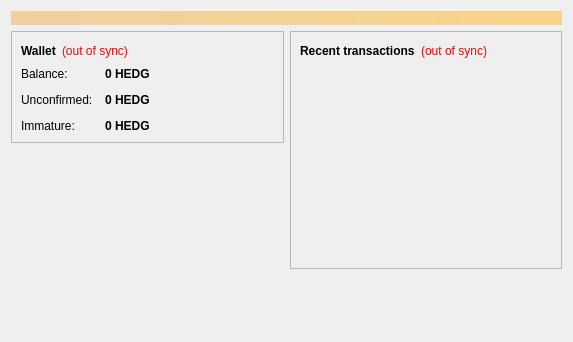
<?xml version="1.0" encoding="UTF-8"?>
<ui version="4.0">
 <class>OverviewPage</class>
 <widget class="QWidget" name="OverviewPage">
  <property name="geometry">
   <rect>
    <x>0</x>
    <y>0</y>
    <width>573</width>
    <height>342</height>
   </rect>
  </property>
  <property name="windowTitle">
   <string>Form</string>
  </property>
  <layout class="QVBoxLayout" name="topLayout">
   <item>
    <widget class="QLabel" name="labelAlerts">
     <property name="visible">
      <bool>false</bool>
     </property>
     <property name="styleSheet">
      <string notr="true">background-color: qlineargradient(x1: 0, y1: 0, x2: 1, y2: 0, stop:0 #F0D0A0, stop:1 #F8D488); color:#000000;</string>
     </property>
     <property name="wordWrap">
      <bool>true</bool>
     </property>
     <property name="margin">
      <number>3</number>
     </property>
    </widget>
   </item>
   <item>
    <layout class="QHBoxLayout" name="horizontalLayout" stretch="1,1">
     <item>
      <layout class="QVBoxLayout" name="verticalLayout_2">
       <item>
        <widget class="QFrame" name="frame">
         <property name="frameShape">
          <enum>QFrame::StyledPanel</enum>
         </property>
         <property name="frameShadow">
          <enum>QFrame::Raised</enum>
         </property>
         <layout class="QVBoxLayout" name="verticalLayout_4">
          <item>
           <layout class="QHBoxLayout" name="horizontalLayout_4">
            <item>
             <widget class="QLabel" name="label_5">
              <property name="font">
               <font>
                <weight>75</weight>
                <bold>true</bold>
               </font>
              </property>
              <property name="text">
               <string>Wallet</string>
              </property>
             </widget>
            </item>
            <item>
             <widget class="QLabel" name="labelWalletStatus">
              <property name="toolTip">
               <string>The displayed information may be out of date. Your wallet automatically synchronizes with the hedgecoin network after a connection is established, but this process has not completed yet.</string>
              </property>
              <property name="styleSheet">
               <string notr="true">QLabel { color: red; }</string>
              </property>
              <property name="text">
               <string notr="true">(out of sync)</string>
              </property>
              <property name="alignment">
               <set>Qt::AlignLeading|Qt::AlignLeft|Qt::AlignVCenter</set>
              </property>
             </widget>
            </item>
            <item>
             <spacer name="horizontalSpacer_2">
              <property name="orientation">
               <enum>Qt::Horizontal</enum>
              </property>
              <property name="sizeHint" stdset="0">
               <size>
                <width>40</width>
                <height>20</height>
               </size>
              </property>
             </spacer>
            </item>
           </layout>
          </item>
          <item>
           <layout class="QFormLayout" name="formLayout_2">
            <property name="fieldGrowthPolicy">
             <enum>QFormLayout::AllNonFixedFieldsGrow</enum>
            </property>
            <property name="horizontalSpacing">
             <number>12</number>
            </property>
            <property name="verticalSpacing">
             <number>12</number>
            </property>
            <item row="0" column="0">
             <widget class="QLabel" name="label">
              <property name="text">
               <string>Balance:</string>
              </property>
             </widget>
            </item>
            <item row="0" column="1">
             <widget class="QLabel" name="labelBalance">
              <property name="font">
               <font>
                <weight>75</weight>
                <bold>true</bold>
               </font>
              </property>
              <property name="cursor">
               <cursorShape>IBeamCursor</cursorShape>
              </property>
              <property name="toolTip">
               <string>Your current balance</string>
              </property>
              <property name="text">
               <string notr="true">0 HEDG</string>
              </property>
              <property name="textInteractionFlags">
               <set>Qt::LinksAccessibleByMouse|Qt::TextSelectableByKeyboard|Qt::TextSelectableByMouse</set>
              </property>
             </widget>
            </item>
            <item row="1" column="0">
             <widget class="QLabel" name="label_3">
              <property name="text">
               <string>Unconfirmed:</string>
              </property>
             </widget>
            </item>
            <item row="1" column="1">
             <widget class="QLabel" name="labelUnconfirmed">
              <property name="font">
               <font>
                <weight>75</weight>
                <bold>true</bold>
               </font>
              </property>
              <property name="cursor">
               <cursorShape>IBeamCursor</cursorShape>
              </property>
              <property name="toolTip">
               <string>Total of transactions that have yet to be confirmed, and do not yet count toward the current balance</string>
              </property>
              <property name="text">
               <string notr="true">0 HEDG</string>
              </property>
              <property name="textInteractionFlags">
               <set>Qt::LinksAccessibleByMouse|Qt::TextSelectableByKeyboard|Qt::TextSelectableByMouse</set>
              </property>
             </widget>
            </item>
            <item row="2" column="0">
             <widget class="QLabel" name="labelImmatureText">
              <property name="text">
               <string>Immature:</string>
              </property>
             </widget>
            </item>
            <item row="2" column="1">
             <widget class="QLabel" name="labelImmature">
              <property name="font">
               <font>
                <weight>75</weight>
                <bold>true</bold>
               </font>
              </property>
              <property name="toolTip">
               <string>Mined balance that has not yet matured</string>
              </property>
              <property name="text">
               <string notr="true">0 HEDG</string>
              </property>
              <property name="textInteractionFlags">
               <set>Qt::LinksAccessibleByMouse|Qt::TextSelectableByKeyboard|Qt::TextSelectableByMouse</set>
              </property>
             </widget>
            </item>
           </layout>
          </item>
         </layout>
        </widget>
       </item>
       <item>
        <spacer name="verticalSpacer">
         <property name="orientation">
          <enum>Qt::Vertical</enum>
         </property>
         <property name="sizeHint" stdset="0">
          <size>
           <width>20</width>
           <height>40</height>
          </size>
         </property>
        </spacer>
       </item>
      </layout>
     </item>
     <item>
      <layout class="QVBoxLayout" name="verticalLayout_3">
       <item>
        <widget class="QFrame" name="frame_2">
         <property name="frameShape">
          <enum>QFrame::StyledPanel</enum>
         </property>
         <property name="frameShadow">
          <enum>QFrame::Raised</enum>
         </property>
         <layout class="QVBoxLayout" name="verticalLayout">
          <item>
           <layout class="QHBoxLayout" name="horizontalLayout_2">
            <item>
             <widget class="QLabel" name="label_4">
              <property name="text">
               <string>&lt;b&gt;Recent transactions&lt;/b&gt;</string>
              </property>
             </widget>
            </item>
            <item>
             <widget class="QLabel" name="labelTransactionsStatus">
              <property name="toolTip">
               <string>The displayed information may be out of date. Your wallet automatically synchronizes with the hedgecoin network after a connection is established, but this process has not completed yet.</string>
              </property>
              <property name="styleSheet">
               <string notr="true">QLabel { color: red; }</string>
              </property>
              <property name="text">
               <string notr="true">(out of sync)</string>
              </property>
              <property name="alignment">
               <set>Qt::AlignRight|Qt::AlignTrailing|Qt::AlignVCenter</set>
              </property>
             </widget>
            </item>
            <item>
             <spacer name="horizontalSpacer">
              <property name="orientation">
               <enum>Qt::Horizontal</enum>
              </property>
              <property name="sizeHint" stdset="0">
               <size>
                <width>40</width>
                <height>20</height>
               </size>
              </property>
             </spacer>
            </item>
           </layout>
          </item>
          <item>
           <widget class="QListView" name="listTransactions">
            <property name="styleSheet">
             <string notr="true">QListView { background: transparent; }</string>
            </property>
            <property name="frameShape">
             <enum>QFrame::NoFrame</enum>
            </property>
            <property name="verticalScrollBarPolicy">
             <enum>Qt::ScrollBarAlwaysOff</enum>
            </property>
            <property name="horizontalScrollBarPolicy">
             <enum>Qt::ScrollBarAlwaysOff</enum>
            </property>
            <property name="selectionMode">
             <enum>QAbstractItemView::NoSelection</enum>
            </property>
           </widget>
          </item>
         </layout>
        </widget>
       </item>
       <item>
        <spacer name="verticalSpacer_2">
         <property name="orientation">
          <enum>Qt::Vertical</enum>
         </property>
         <property name="sizeHint" stdset="0">
          <size>
           <width>20</width>
           <height>40</height>
          </size>
         </property>
        </spacer>
       </item>
      </layout>
     </item>
    </layout>
   </item>
  </layout>
 </widget>
 <resources/>
 <connections/>
</ui>
